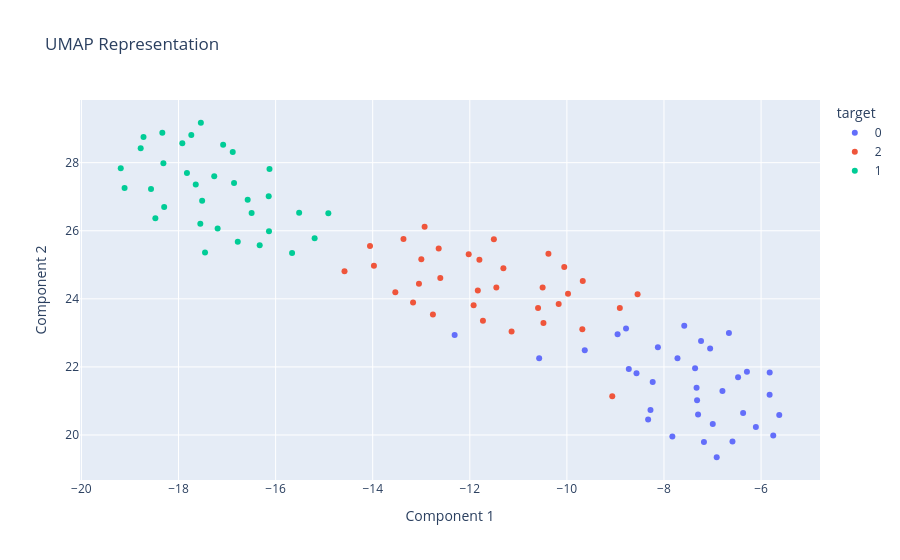

This figure's notebook cell:
### Markdown cell above
## Step 6b: Visualize with UMAP

UMAP can be used in tandem with Howso Engine to visualize high-dimensional datasets, similar to how HDBSCAN is used.

### Code cell
fig = plot_umap(t, color="target", action_feature=action_features[0], sparse=False)
fig.show()

### Figure 1 — Plotly figure (JSON) as saved in the notebook; plotly's stock layout.template omitted (floating-point values rounded to 4 significant figures)
{"data": [{"customdata": [[0, "f3052a08-515a-46e9-9aaa-8ec27df4cbfd"], [2, "f3052a08-515a-46e9-9aaa-8ec27df4cbfd"], [5, "f3052a08-515a-46e9-9aaa-8ec27df4cbfd"], [6, "f3052a08-515a-46e9-9aaa-8ec27df4cbfd"], [9, "f3052a08-515a-46e9-9aaa-8ec27df4cbfd"], [15, "f3052a08-515a-46e9-9aaa-8ec27df4cbfd"], [21, "f3052a08-515a-46e9-9aaa-8ec27df4cbfd"], [25, "f3052a08-515a-46e9-9aaa-8ec27df4cbfd"], [27, "f3052a08-515a-46e9-9aaa-8ec27df4cbfd"], [30, "f3052a08-515a-46e9-9aaa-8ec27df4cbfd"], [31, "f3052a08-515a-46e9-9aaa-8ec27df4cbfd"], [37, "f3052a08-515a-46e9-9aaa-8ec27df4cbfd"], [40, "f3052a08-515a-46e9-9aaa-8ec27df4cbfd"], [45, "f3052a08-515a-46e9-9aaa-8ec27df4cbfd"], [47, "f3052a08-515a-46e9-9aaa-8ec27df4cbfd"], [50, "f3052a08-515a-46e9-9aaa-8ec27df4cbfd"], [52, "f3052a08-515a-46e9-9aaa-8ec27df4cbfd"], [53, "f3052a08-515a-46e9-9aaa-8ec27df4cbfd"], [54, "f3052a08-515a-46e9-9aaa-8ec27df4cbfd"], [64, "f3052a08-515a-46e9-9aaa-8ec27df4cbfd"], [65, "f3052a08-515a-46e9-9aaa-8ec27df4cbfd"], [66, "f3052a08-515a-46e9-9aaa-8ec27df4cbfd"], [69, "f3052a08-515a-46e9-9aaa-8ec27df4cbfd"], [70, "f3052a08-515a-46e9-9aaa-8ec27df4cbfd"], [72, "f3052a08-515a-46e9-9aaa-8ec27df4cbfd"], [74, "f3052a08-515a-46e9-9aaa-8ec27df4cbfd"], [75, "f3052a08-515a-46e9-9aaa-8ec27df4cbfd"], [76, "f3052a08-515a-46e9-9aaa-8ec27df4cbfd"], [78, "f3052a08-515a-46e9-9aaa-8ec27df4cbfd"], [83, "f3052a08-515a-46e9-9aaa-8ec27df4cbfd"], [86, "f3052a08-515a-46e9-9aaa-8ec27df4cbfd"], [88, "f3052a08-515a-46e9-9aaa-8ec27df4cbfd"], [90, "f3052a08-515a-46e9-9aaa-8ec27df4cbfd"], [94, "f3052a08-515a-46e9-9aaa-8ec27df4cbfd"]], "hovertemplate": "<b>%{xaxis.title.text}:</b> %{x}<br><b>%{yaxis.title.text}:</b> %{y}<br><b>Case Index:</b> %{customdata[0]:,}<br><extra>%{fullData.name}</extra>", "legendgroup": "0", "marker": {"color": "#636efa", "symbol": "circle"}, "mode": "markers", "name": "0", "orientation": "v", "showlegend": true, "type": "scatter", "x": [-7.049, -7.359, -8.782, -7.298, -10.57, -9.632, -5.626, -6.914, -7.177, -8.956, -6.108, -6.589, -7.722, -12.31, -8.278, -7.329, -8.327, -8.232, -6.37, -8.566, -6.796, -8.725, -6.995, -7.583, -5.824, -7.237, -6.474, -8.126, -5.749, -6.291, -5.823, -6.662, -7.828, -7.318], "xaxis": "x", "y": [22.54, 21.96, 23.13, 20.6, 22.26, 22.49, 20.59, 19.35, 19.79, 22.96, 20.24, 19.81, 22.26, 22.94, 20.74, 21.39, 20.46, 21.55, 20.65, 21.81, 21.29, 21.94, 20.33, 23.21, 21.18, 22.76, 21.7, 22.58, 19.98, 21.86, 21.83, 23.0, 19.96, 21.02], "yaxis": "y"}, {"customdata": [[1, "f3052a08-515a-46e9-9aaa-8ec27df4cbfd"], [3, "f3052a08-515a-46e9-9aaa-8ec27df4cbfd"], [4, "f3052a08-515a-46e9-9aaa-8ec27df4cbfd"], [7, "f3052a08-515a-46e9-9aaa-8ec27df4cbfd"], [10, "f3052a08-515a-46e9-9aaa-8ec27df4cbfd"], [13, "f3052a08-515a-46e9-9aaa-8ec27df4cbfd"], [14, "f3052a08-515a-46e9-9aaa-8ec27df4cbfd"], [16, "f3052a08-515a-46e9-9aaa-8ec27df4cbfd"], [18, "f3052a08-515a-46e9-9aaa-8ec27df4cbfd"], [33, "f3052a08-515a-46e9-9aaa-8ec27df4cbfd"], [34, "f3052a08-515a-46e9-9aaa-8ec27df4cbfd"], [35, "f3052a08-515a-46e9-9aaa-8ec27df4cbfd"], [36, "f3052a08-515a-46e9-9aaa-8ec27df4cbfd"], [38, "f3052a08-515a-46e9-9aaa-8ec27df4cbfd"], [39, "f3052a08-515a-46e9-9aaa-8ec27df4cbfd"], [41, "f3052a08-515a-46e9-9aaa-8ec27df4cbfd"], [42, "f3052a08-515a-46e9-9aaa-8ec27df4cbfd"], [43, "f3052a08-515a-46e9-9aaa-8ec27df4cbfd"], [49, "f3052a08-515a-46e9-9aaa-8ec27df4cbfd"], [55, "f3052a08-515a-46e9-9aaa-8ec27df4cbfd"], [57, "f3052a08-515a-46e9-9aaa-8ec27df4cbfd"], [58, "f3052a08-515a-46e9-9aaa-8ec27df4cbfd"], [59, "f3052a08-515a-46e9-9aaa-8ec27df4cbfd"], [67, "f3052a08-515a-46e9-9aaa-8ec27df4cbfd"], [73, "f3052a08-515a-46e9-9aaa-8ec27df4cbfd"], [81, "f3052a08-515a-46e9-9aaa-8ec27df4cbfd"], [82, "f3052a08-515a-46e9-9aaa-8ec27df4cbfd"], [84, "f3052a08-515a-46e9-9aaa-8ec27df4cbfd"], [85, "f3052a08-515a-46e9-9aaa-8ec27df4cbfd"], [87, "f3052a08-515a-46e9-9aaa-8ec27df4cbfd"], [89, "f3052a08-515a-46e9-9aaa-8ec27df4cbfd"], [93, "f3052a08-515a-46e9-9aaa-8ec27df4cbfd"], [96, "f3052a08-515a-46e9-9aaa-8ec27df4cbfd"]], "hovertemplate": "<b>%{xaxis.title.text}:</b> %{x}<br><b>%{yaxis.title.text}:</b> %{y}<br><b>Case Index:</b> %{customdata[0]:,}<br><extra>%{fullData.name}</extra>", "legendgroup": "2", "marker": {"color": "#EF553B", "symbol": "circle"}, "mode": "markers", "name": "2", "orientation": "v", "showlegend": true, "type": "scatter", "x": [-9.065, -11.84, -11.92, -13.17, -11.5, -10.59, -12.93, -13.97, -11.45, -8.91, -13.53, -8.544, -11.8, -13.05, -12.64, -9.673, -10.05, -12.02, -9.977, -10.5, -10.17, -13.0, -10.38, -10.48, -11.73, -12.61, -11.31, -9.682, -11.14, -14.58, -14.06, -12.76, -13.37], "xaxis": "x", "y": [21.13, 24.24, 23.81, 23.89, 25.75, 23.73, 26.11, 24.98, 24.33, 23.73, 24.19, 24.13, 25.15, 24.44, 25.48, 24.53, 24.94, 25.31, 24.15, 24.33, 23.84, 25.17, 25.32, 23.29, 23.36, 24.61, 24.9, 23.1, 23.04, 24.81, 25.55, 23.54, 25.76], "yaxis": "y"}, {"customdata": [[8, "f3052a08-515a-46e9-9aaa-8ec27df4cbfd"], [11, "f3052a08-515a-46e9-9aaa-8ec27df4cbfd"], [12, "f3052a08-515a-46e9-9aaa-8ec27df4cbfd"], [17, "f3052a08-515a-46e9-9aaa-8ec27df4cbfd"], [19, "f3052a08-515a-46e9-9aaa-8ec27df4cbfd"], [20, "f3052a08-515a-46e9-9aaa-8ec27df4cbfd"], [22, "f3052a08-515a-46e9-9aaa-8ec27df4cbfd"], [23, "f3052a08-515a-46e9-9aaa-8ec27df4cbfd"], [24, "f3052a08-515a-46e9-9aaa-8ec27df4cbfd"], [26, "f3052a08-515a-46e9-9aaa-8ec27df4cbfd"], [28, "f3052a08-515a-46e9-9aaa-8ec27df4cbfd"], [29, "f3052a08-515a-46e9-9aaa-8ec27df4cbfd"], [32, "f3052a08-515a-46e9-9aaa-8ec27df4cbfd"], [44, "f3052a08-515a-46e9-9aaa-8ec27df4cbfd"], [46, "f3052a08-515a-46e9-9aaa-8ec27df4cbfd"], [48, "f3052a08-515a-46e9-9aaa-8ec27df4cbfd"], [51, "f3052a08-515a-46e9-9aaa-8ec27df4cbfd"], [56, "f3052a08-515a-46e9-9aaa-8ec27df4cbfd"], [60, "f3052a08-515a-46e9-9aaa-8ec27df4cbfd"], [61, "f3052a08-515a-46e9-9aaa-8ec27df4cbfd"], [62, "f3052a08-515a-46e9-9aaa-8ec27df4cbfd"], [63, "f3052a08-515a-46e9-9aaa-8ec27df4cbfd"], [68, "f3052a08-515a-46e9-9aaa-8ec27df4cbfd"], [71, "f3052a08-515a-46e9-9aaa-8ec27df4cbfd"], [77, "f3052a08-515a-46e9-9aaa-8ec27df4cbfd"], [79, "f3052a08-515a-46e9-9aaa-8ec27df4cbfd"], [80, "f3052a08-515a-46e9-9aaa-8ec27df4cbfd"], [91, "f3052a08-515a-46e9-9aaa-8ec27df4cbfd"], [92, "f3052a08-515a-46e9-9aaa-8ec27df4cbfd"], [95, "f3052a08-515a-46e9-9aaa-8ec27df4cbfd"], [97, "f3052a08-515a-46e9-9aaa-8ec27df4cbfd"], [98, "f3052a08-515a-46e9-9aaa-8ec27df4cbfd"], [99, "f3052a08-515a-46e9-9aaa-8ec27df4cbfd"]], "hovertemplate": "<b>%{xaxis.title.text}:</b> %{x}<br><b>%{yaxis.title.text}:</b> %{y}<br><b>Case Index:</b> %{customdata[0]:,}<br><extra>%{fullData.name}</extra>", "legendgroup": "1", "marker": {"color": "#00cc96", "symbol": "circle"}, "mode": "markers", "name": "1", "orientation": "v", "showlegend": true, "type": "scatter", "x": [-17.45, -17.55, -16.86, -17.65, -16.49, -17.26, -17.08, -16.33, -17.51, -17.92, -18.57, -14.91, -19.11, -18.31, -19.19, -17.74, -15.66, -15.2, -18.33, -17.83, -16.14, -16.88, -18.48, -17.54, -18.72, -15.52, -16.14, -16.58, -16.78, -18.78, -18.3, -17.19, -16.13], "xaxis": "x", "y": [25.36, 26.2, 27.4, 27.36, 26.52, 27.6, 28.53, 25.57, 26.88, 28.57, 27.23, 26.52, 27.26, 27.98, 27.83, 28.81, 25.35, 25.78, 28.88, 27.7, 25.99, 28.31, 26.37, 29.17, 28.76, 26.53, 27.01, 26.91, 25.68, 28.42, 26.7, 26.06, 27.82], "yaxis": "y"}], "layout": {"legend": {"title": {"text": "target"}, "tracegroupgap": 0}, "title": {"text": "UMAP Representation"}, "xaxis": {"anchor": "y", "domain": [0, 1], "title": {"text": "Component 1"}}, "yaxis": {"anchor": "x", "domain": [0, 1], "title": {"text": "Component 2"}}}}
